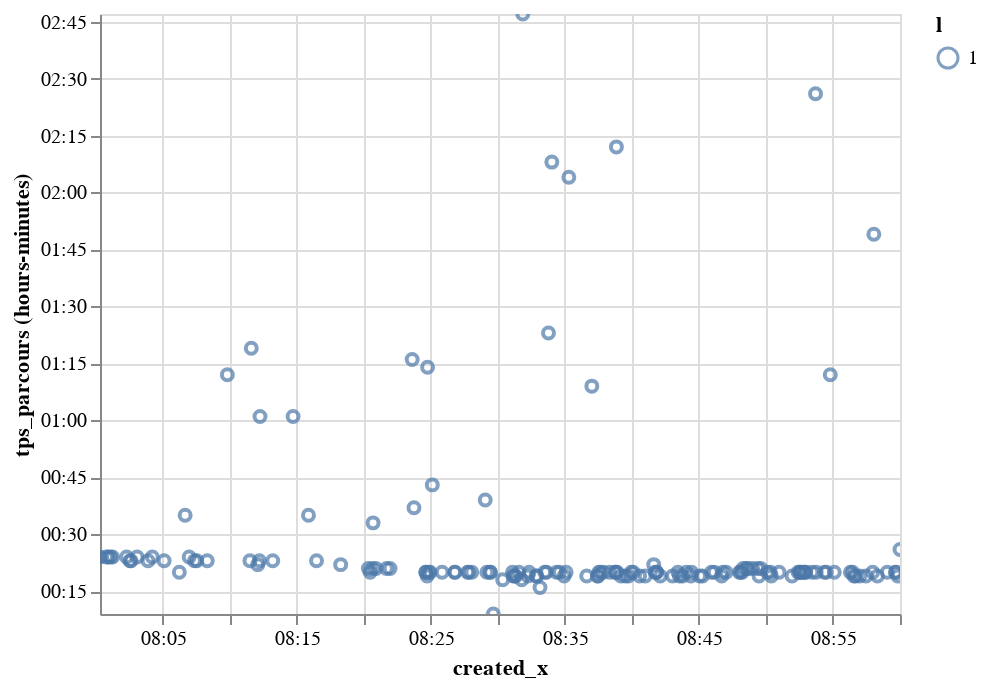

The cell this chart's notebook holds for it:
### Code cell
g_pl_ok

### Figure 1 — Vega-Lite specification as saved in the notebook (floating-point values rounded to 4 significant figures; data arrays with more than 128 entries replaced by an {"elided": "..."} marker saying what was removed)
{"$schema": "https://vega.github.io/schema/vega-lite/v2.6.0.json", "config": {"view": {"height": 300, "width": 400}}, "data": {"name": "data-ec1baf1913211088fcb7976d77d36281"}, "datasets": {"data-ec1baf1913211088fcb7976d77d36281": {"elided": "159 records"}}, "encoding": {"color": {"field": "l", "type": "nominal"}, "tooltip": [{"field": "tps_parcours", "timeUnit": "hoursminutes", "type": "temporal"}], "x": {"field": "created_x", "type": "temporal"}, "y": {"field": "tps_parcours", "timeUnit": "hoursminutes", "type": "temporal"}}, "mark": {"color": "red", "type": "point"}, "selection": {"selector071": {"bind": "scales", "encodings": ["x", "y"], "mark": {"fill": "#333", "fillOpacity": 0.125, "stroke": "white"}, "on": "[mousedown, window:mouseup] > window:mousemove!", "resolve": "global", "translate": "[mousedown, window:mouseup] > window:mousemove!", "type": "interval", "zoom": "wheel!"}}}
